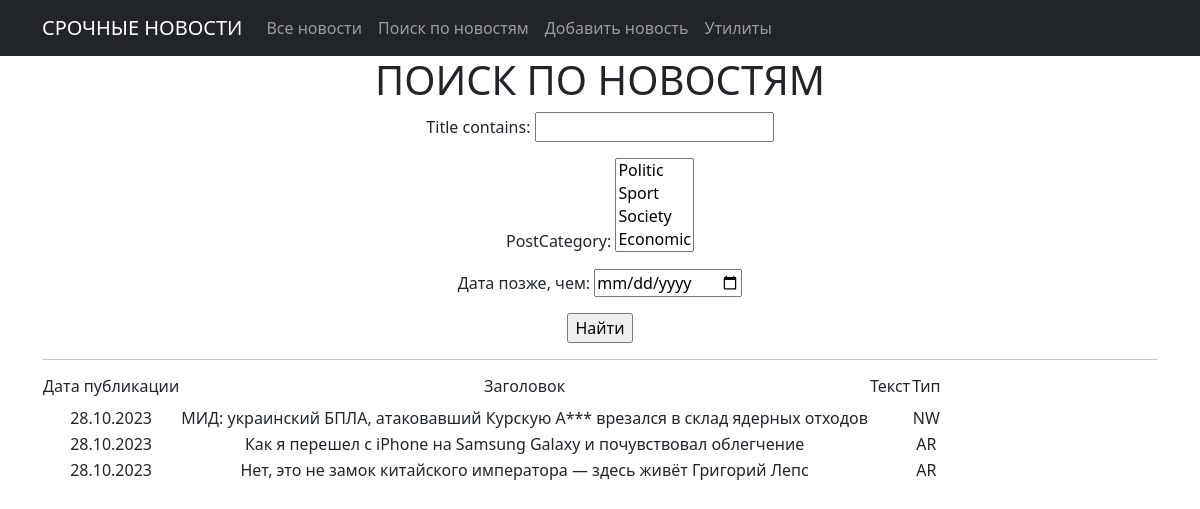
Page /news/search/ on the earlier database version.
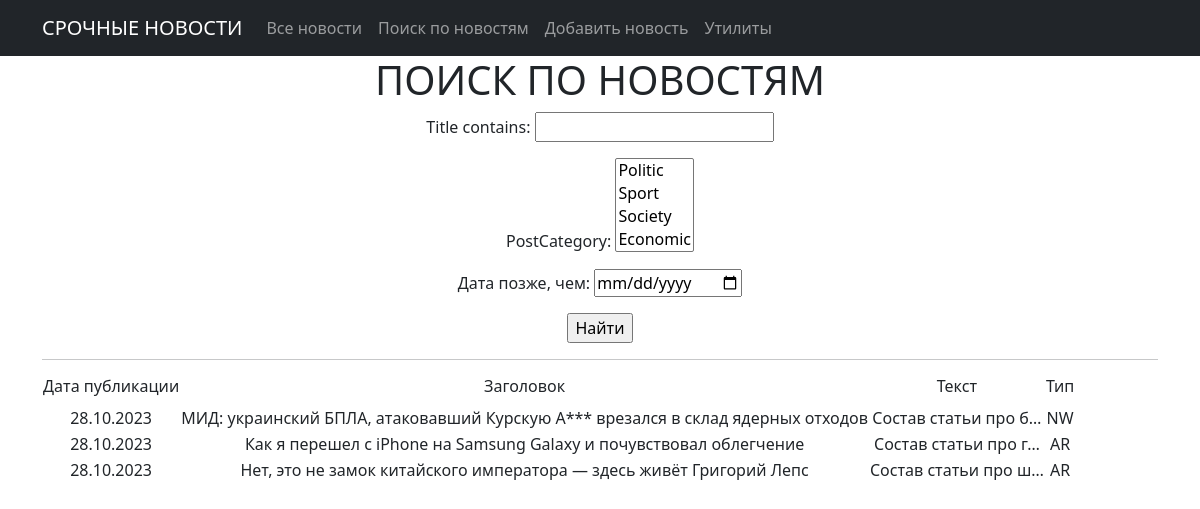
Same page on the later database version.
### news/models.py (models this page shows, shortened)
class Post(models.Model):
    author = models.ForeignKey(Author, on_delete=models.CASCADE)
    NEWS = 'NW'
    ARTICLE = 'AR'
    CATEGORY_CHOICES = ((NEWS, 'Новость'), (ARTICLE, 'Статья'),)
    categoryType = models.CharField(max_length=2, choices=CATEGORY_CHOICES, default=ARTICLE)
    dateCreation = models.DateTimeField(auto_now_add=True)
    postCategory = models.ManyToManyField('Category', through='PostCategory')
    title = models.CharField(max_length=128)
    text = models.TextField()
    rating = models.SmallIntegerField(default=0)

### news/views.py (the view)
# urls.py: path('search/', Search.as_view()),
class Search(ListView):
    model = Post
    ordering = 'dateCreation'
    template_name = 'news_search.html'
    context_object_name = 'news'
    def get_queryset(self):
        queryset = super().get_queryset()
        self.filterset = PostFilter(self.request.GET, queryset)
        return self.filterset.qs
    def get_context_data(self, **kwargs):
        context = super().get_context_data(**kwargs)
        context['filterset'] = self.filterset
        return context

### news/models.py (called while the page is built)
    def __str__(self):
        return self.name

### news/templatetags/custom_filters.py (called while the page is built)
@register.filter()
def censor(text):
    if type(text) == str:
        text = text.split()
        for i, word in enumerate(text):
            if word in words:
                text[i] = word[0] + '*' * len(word[1:])
        return ' '.join(text)
    else:
        return "Не текст!"

### templates/news_search.html (shortened to what this page needs)
{% extends 'flatpages/default.html' %}
{% load custom_filters %}
{% block content %}
    <h1>ПОИСК ПО НОВОСТЯМ</h1>
    <form action="" method="get">
        {{ filterset.form.as_p }}
        <input type="submit" value="Найти" />
    </form>
<hr>
    {% if news %}
        <table>
            <tr>
                <td><h6>Дата публикации</h6></td>
                <td><h6>Заголовок</h6></td>
                <td><h6>Текст</h6></td>
                <td><h6>Тип</h6></td>
            </tr>
            {% for n in news %}
            <tr>
                <td>{{ n.dateCreation|date:'d.m.Y' }}</td>
                <td>{{ n.title|censor }}</td>
                <td>{{ n.text|truncatechars:20 }}</td>
                <td>{{ n.categoryType }}</td>
            </tr>
            {% endfor %}
        </table>
    {% else %}
        <h2>Новостей нет!</h2>
    {% endif %}
{% endblock content %}

Differences in the rows shown:
changed Post "МИД: украинский БПЛА, атаковавший Курскую А*** врезался в склад ядерных отходов": text (not shown) → "Состав статьи про б…"
changed Post "Как я перешел с iPhone на Samsung Galaxy и почувствовал облегчение": text (not shown) → "Состав статьи про г…"
changed Post "Нет, это не замок китайского императора — здесь живёт Григорий Лепс": text (not shown) → "Состав статьи про ш…"
